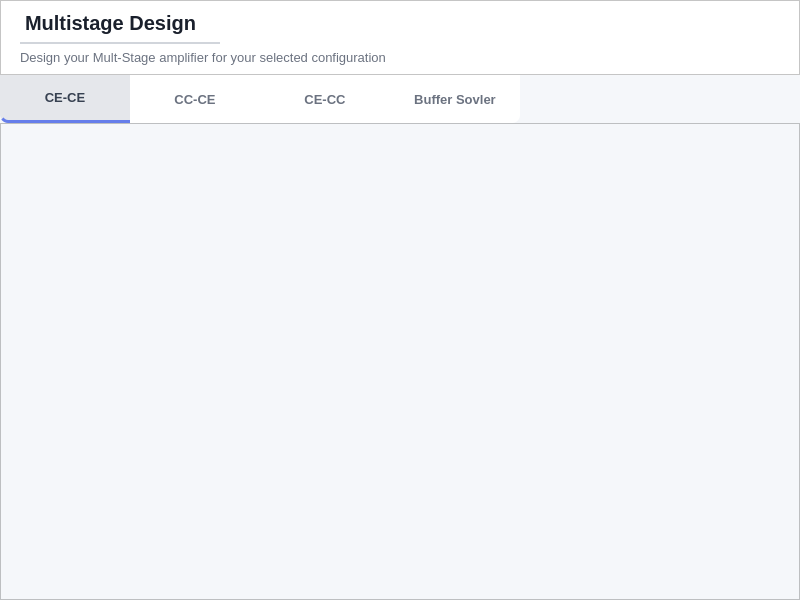
<?xml version="1.0" encoding="UTF-8"?>
<ui version="4.0">
 <class>Form</class>
 <widget class="QWidget" name="Form">
  <property name="geometry">
   <rect>
    <x>0</x>
    <y>0</y>
    <width>800</width>
    <height>600</height>
   </rect>
  </property>
  <property name="windowTitle">
   <string>Form</string>
  </property>
  <property name="styleSheet">
   <string notr="true">background-color: #f5f7fa;</string>
  </property>
  <layout class="QVBoxLayout" name="verticalLayout">
   <property name="spacing">
    <number>0</number>
   </property>
   <property name="leftMargin">
    <number>0</number>
   </property>
   <property name="topMargin">
    <number>0</number>
   </property>
   <property name="rightMargin">
    <number>0</number>
   </property>
   <property name="bottomMargin">
    <number>0</number>
   </property>
   <item>
    <widget class="QFrame" name="topBarFrame">
     <property name="sizePolicy">
      <sizepolicy hsizetype="Preferred" vsizetype="Fixed">
       <horstretch>0</horstretch>
       <verstretch>0</verstretch>
      </sizepolicy>
     </property>
     <property name="minimumSize">
      <size>
       <width>0</width>
       <height>70</height>
      </size>
     </property>
     <property name="maximumSize">
      <size>
       <width>16777215</width>
       <height>75</height>
      </size>
     </property>
     <property name="styleSheet">
      <string notr="true">background-color: white;</string>
     </property>
     <property name="frameShape">
      <enum>QFrame::Shape::StyledPanel</enum>
     </property>
     <layout class="QGridLayout" name="gridLayout_2">
      <item row="0" column="0">
       <spacer name="horizontalSpacer_4">
        <property name="orientation">
         <enum>Qt::Orientation::Horizontal</enum>
        </property>
        <property name="sizeType">
         <enum>QSizePolicy::Policy::Fixed</enum>
        </property>
        <property name="sizeHint" stdset="0">
         <size>
          <width>10</width>
          <height>20</height>
         </size>
        </property>
       </spacer>
      </item>
      <item row="0" column="1">
       <layout class="QVBoxLayout" name="verticalLayout_2">
        <property name="spacing">
         <number>20</number>
        </property>
        <property name="topMargin">
         <number>0</number>
        </property>
        <property name="bottomMargin">
         <number>0</number>
        </property>
        <item>
         <widget class="QLabel" name="labelTitle">
          <property name="sizePolicy">
           <sizepolicy hsizetype="Maximum" vsizetype="Fixed">
            <horstretch>0</horstretch>
            <verstretch>0</verstretch>
           </sizepolicy>
          </property>
          <property name="minimumSize">
           <size>
            <width>200</width>
            <height>34</height>
           </size>
          </property>
          <property name="styleSheet">
           <string notr="true">QLabel {
    font-size: 20px;
    font-weight: 900;
    color: #1a202c;
    background: transparent;

    border: none;
    border-bottom: 2px solid #d1d5db;  /* clean soft grey */
    padding-bottom: 6px;
}</string>
          </property>
          <property name="text">
           <string>Multistage Design</string>
          </property>
         </widget>
        </item>
        <item>
         <widget class="QLabel" name="labelSubTitle">
          <property name="minimumSize">
           <size>
            <width>0</width>
            <height>0</height>
           </size>
          </property>
          <property name="styleSheet">
           <string notr="true">QLabel {
    font-size: 13px;
    font-weight: 400;
    color: #6b7280;   /* soft grey */
    background: transparent;
}</string>
          </property>
          <property name="text">
           <string>Design your Mult-Stage amplifier for your selected configuration</string>
          </property>
         </widget>
        </item>
       </layout>
      </item>
      <item row="0" column="3">
       <spacer name="horizontalSpacer">
        <property name="orientation">
         <enum>Qt::Orientation::Horizontal</enum>
        </property>
        <property name="sizeType">
         <enum>QSizePolicy::Policy::MinimumExpanding</enum>
        </property>
        <property name="sizeHint" stdset="0">
         <size>
          <width>40</width>
          <height>20</height>
         </size>
        </property>
       </spacer>
      </item>
     </layout>
    </widget>
   </item>
   <item>
    <layout class="QHBoxLayout" name="horizontalLayout">
     <property name="spacing">
      <number>0</number>
     </property>
     <property name="sizeConstraint">
      <enum>QLayout::SizeConstraint::SetDefaultConstraint</enum>
     </property>
     <item>
      <widget class="QPushButton" name="buttonCECE">
       <property name="minimumSize">
        <size>
         <width>130</width>
         <height>48</height>
        </size>
       </property>
       <property name="maximumSize">
        <size>
         <width>16777215</width>
         <height>16777215</height>
        </size>
       </property>
       <property name="cursor">
        <cursorShape>PointingHandCursor</cursorShape>
       </property>
       <property name="styleSheet">
        <string notr="true">QPushButton {
    background-color: #ffffff;
    border: none;
    
    /* Only the bottom-left is rounded */
    border-bottom-left-radius: 8px;
    border-top-left-radius: 0px;
    border-top-right-radius: 0px;
    border-bottom-right-radius: 0px;

    color: #6b7280;
    font-size: 13px;
    font-weight: 500;
    padding: 8px 14px;
    text-align: center;
}

/* Hover */
QPushButton:hover {
    background-color: #f9fafb;
    color: #667EEA;
}

/* While clicking */
QPushButton:pressed {
    background-color: transparent;
}

/* Selected (persistent state) */
QPushButton:checked {
    background-color: #e5e7eb;
    color: #374151;
    font-weight: 600;

    /* The blue line will now follow the bottom-left curve */
    border-bottom: 3px solid #667EEA;
}</string>
       </property>
       <property name="text">
        <string>CE-CE</string>
       </property>
       <property name="checkable">
        <bool>true</bool>
       </property>
       <property name="checked">
        <bool>true</bool>
       </property>
       <attribute name="buttonGroup">
        <string notr="true">buttonGroup</string>
       </attribute>
      </widget>
     </item>
     <item>
      <widget class="QPushButton" name="buttonCCCE">
       <property name="sizePolicy">
        <sizepolicy hsizetype="Minimum" vsizetype="Fixed">
         <horstretch>0</horstretch>
         <verstretch>0</verstretch>
        </sizepolicy>
       </property>
       <property name="minimumSize">
        <size>
         <width>130</width>
         <height>48</height>
        </size>
       </property>
       <property name="maximumSize">
        <size>
         <width>16777215</width>
         <height>16777215</height>
        </size>
       </property>
       <property name="cursor">
        <cursorShape>PointingHandCursor</cursorShape>
       </property>
       <property name="styleSheet">
        <string notr="true">QPushButton {
    background-color: #ffffff;
    border: none;
    
    color: #6b7280;
    font-size: 13px;
    font-weight: 500;
    padding: 8px 14px;
    text-align: center;
}

/* Hover */
QPushButton:hover {
    background-color: #f9fafb;
    color: #667EEA;
}

/* While clicking */
QPushButton:pressed {
    background-color: transparent;
}

/* Selected (persistent state) */
QPushButton:checked {
    background-color: #e5e7eb;
    color: #374151;
    font-weight: 600;
    border-bottom: 3px solid #667EEA;
}</string>
       </property>
       <property name="text">
        <string>CC-CE</string>
       </property>
       <property name="checkable">
        <bool>true</bool>
       </property>
       <property name="checked">
        <bool>false</bool>
       </property>
       <attribute name="buttonGroup">
        <string notr="true">buttonGroup</string>
       </attribute>
      </widget>
     </item>
     <item>
      <widget class="QPushButton" name="buttonCECC">
       <property name="sizePolicy">
        <sizepolicy hsizetype="Minimum" vsizetype="Fixed">
         <horstretch>0</horstretch>
         <verstretch>0</verstretch>
        </sizepolicy>
       </property>
       <property name="minimumSize">
        <size>
         <width>130</width>
         <height>48</height>
        </size>
       </property>
       <property name="maximumSize">
        <size>
         <width>16777215</width>
         <height>16777215</height>
        </size>
       </property>
       <property name="cursor">
        <cursorShape>PointingHandCursor</cursorShape>
       </property>
       <property name="styleSheet">
        <string notr="true">QPushButton {
    background-color: #ffffff;
    border: none;
    
    color: #6b7280;
    font-size: 13px;
    font-weight: 500;
    padding: 8px 14px;
    text-align: center;
}

/* Hover */
QPushButton:hover {
    background-color: #f9fafb;
    color: #667EEA;
}

/* While clicking */
QPushButton:pressed {
    background-color: transparent;
}

/* Selected (persistent state) */
QPushButton:checked {
    background-color: #e5e7eb;
    color: #374151;
    font-weight: 600;
    border-bottom: 3px solid #667EEA;
}</string>
       </property>
       <property name="text">
        <string>CE-CC</string>
       </property>
       <property name="checkable">
        <bool>true</bool>
       </property>
       <property name="checked">
        <bool>false</bool>
       </property>
       <attribute name="buttonGroup">
        <string notr="true">buttonGroup</string>
       </attribute>
      </widget>
     </item>
     <item>
      <widget class="QPushButton" name="buttonBufferSolver">
       <property name="sizePolicy">
        <sizepolicy hsizetype="Minimum" vsizetype="Fixed">
         <horstretch>0</horstretch>
         <verstretch>0</verstretch>
        </sizepolicy>
       </property>
       <property name="minimumSize">
        <size>
         <width>130</width>
         <height>48</height>
        </size>
       </property>
       <property name="maximumSize">
        <size>
         <width>16777215</width>
         <height>16777215</height>
        </size>
       </property>
       <property name="cursor">
        <cursorShape>PointingHandCursor</cursorShape>
       </property>
       <property name="styleSheet">
        <string notr="true">QPushButton {
    background-color: #ffffff;
    border: none;
    
    /* Only the bottom-right is rounded now */
    border-bottom-right-radius: 8px;
    border-bottom-left-radius: 0px;
    border-top-left-radius: 0px;
    border-top-right-radius: 0px;

    color: #6b7280;
    font-size: 13px;
    font-weight: 500;
    padding: 8px 14px;
    text-align: center;
}

/* Hover */
QPushButton:hover {
    background-color: #f9fafb;
    color: #667EEA;
}

/* While clicking */
QPushButton:pressed {
    background-color: transparent;
}

/* Selected (persistent state) */
QPushButton:checked {
    background-color: #e5e7eb;
    color: #374151;
    font-weight: 600;

    /* Re-stating the radius here ensures the blue line follows the bottom-right curve */
    border-bottom-right-radius: 8px;
    border-bottom: 3px solid #667EEA;
}</string>
       </property>
       <property name="text">
        <string>Buffer Sovler</string>
       </property>
       <property name="checkable">
        <bool>true</bool>
       </property>
       <property name="checked">
        <bool>false</bool>
       </property>
       <attribute name="buttonGroup">
        <string notr="true">buttonGroup</string>
       </attribute>
      </widget>
     </item>
     <item>
      <spacer name="horizontalSpacer_2">
       <property name="orientation">
        <enum>Qt::Orientation::Horizontal</enum>
       </property>
       <property name="sizeHint" stdset="0">
        <size>
         <width>40</width>
         <height>20</height>
        </size>
       </property>
      </spacer>
     </item>
    </layout>
   </item>
   <item>
    <widget class="QScrollArea" name="scrollArea">
     <property name="styleSheet">
      <string notr="true">QScrollArea {
    background-color: #f5f7fa;
    border: none;
}

QScrollArea &gt; QWidget &gt; QWidget {
    background-color: #f5f7fa;
}

/* ── Vertical ── */
QScrollBar:vertical {
    background: #e9ebf0;
    width: 8px;
    border-radius: 4px;
    margin: 0px;
}

QScrollBar::handle:vertical {
    background: #b0b8c8;
    border-radius: 4px;
    min-height: 30px;
}

QScrollBar::handle:vertical:hover {
    background: #8e99ad;
}

QScrollBar::add-line:vertical,
QScrollBar::sub-line:vertical {
    height: 0px;
}

QScrollBar::add-page:vertical,
QScrollBar::sub-page:vertical {
    background: none;
}

/* ── Horizontal ── */
QScrollBar:horizontal {
    background: #e9ebf0;
    height: 8px;
    border-radius: 4px;
    margin: 0px;
}

QScrollBar::handle:horizontal {
    background: #b0b8c8;
    border-radius: 4px;
    min-width: 30px;
}

QScrollBar::handle:horizontal:hover {
    background: #8e99ad;
}

QScrollBar::add-line:horizontal,
QScrollBar::sub-line:horizontal {
    width: 0px;
}

QScrollBar::add-page:horizontal,
QScrollBar::sub-page:horizontal {
    background: none;
}</string>
     </property>
     <property name="widgetResizable">
      <bool>true</bool>
     </property>
     <widget class="QWidget" name="scrollAreaWidgetContents">
      <property name="geometry">
       <rect>
        <x>0</x>
        <y>0</y>
        <width>800</width>
        <height>475</height>
       </rect>
      </property>
      <layout class="QHBoxLayout" name="horizontalLayout_2">
       <item>
        <widget class="QStackedWidget" name="stackedWidget">
         <property name="currentIndex">
          <number>3</number>
         </property>
         <widget class="QWidget" name="page0CECE"/>
         <widget class="QWidget" name="page1CCCE"/>
         <widget class="QWidget" name="page2CECC"/>
         <widget class="QWidget" name="page3BufferSolver"/>
        </widget>
       </item>
      </layout>
     </widget>
    </widget>
   </item>
  </layout>
 </widget>
 <resources/>
 <connections/>
 <buttongroups>
  <buttongroup name="buttonGroup"/>
 </buttongroups>
</ui>
